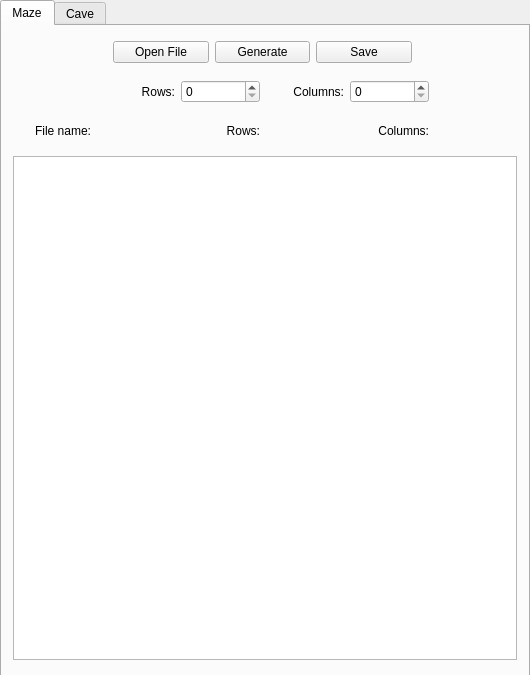
<?xml version="1.0" encoding="UTF-8"?>
<ui version="4.0">
 <class>MainWindow</class>
 <widget class="QMainWindow" name="MainWindow">
  <property name="geometry">
   <rect>
    <x>0</x>
    <y>0</y>
    <width>530</width>
    <height>675</height>
   </rect>
  </property>
  <property name="minimumSize">
   <size>
    <width>530</width>
    <height>675</height>
   </size>
  </property>
  <property name="maximumSize">
   <size>
    <width>530</width>
    <height>675</height>
   </size>
  </property>
  <property name="windowTitle">
   <string>SuperDuper Maze</string>
  </property>
  <property name="windowIcon">
   <iconset resource="../rsc.qrc">
    <normaloff>:/icon/maze_icon.ico</normaloff>:/icon/maze_icon.ico</iconset>
  </property>
  <widget class="QWidget" name="centralwidget">
   <property name="minimumSize">
    <size>
     <width>0</width>
     <height>0</height>
    </size>
   </property>
   <property name="maximumSize">
    <size>
     <width>16777215</width>
     <height>16777215</height>
    </size>
   </property>
   <widget class="QTabWidget" name="tabWidget">
    <property name="geometry">
     <rect>
      <x>0</x>
      <y>0</y>
      <width>530</width>
      <height>750</height>
     </rect>
    </property>
    <property name="minimumSize">
     <size>
      <width>0</width>
      <height>0</height>
     </size>
    </property>
    <property name="maximumSize">
     <size>
      <width>16777215</width>
      <height>16777215</height>
     </size>
    </property>
    <property name="currentIndex">
     <number>0</number>
    </property>
    <widget class="QWidget" name="maze_tab">
     <attribute name="title">
      <string>Maze</string>
     </attribute>
     <widget class="QWidget" name="verticalLayoutWidget">
      <property name="geometry">
       <rect>
        <x>10</x>
        <y>10</y>
        <width>501</width>
        <height>111</height>
       </rect>
      </property>
      <layout class="QVBoxLayout" name="verticalLayout_2">
       <item>
        <layout class="QHBoxLayout" name="horizontalLayout_5">
         <item>
          <widget class="QLabel" name="space_5">
           <property name="text">
            <string/>
           </property>
          </widget>
         </item>
         <item>
          <widget class="QPushButton" name="maze_open_pushButton">
           <property name="text">
            <string>Open File</string>
           </property>
          </widget>
         </item>
         <item>
          <widget class="QPushButton" name="maze_generate_pushButton">
           <property name="text">
            <string>Generate</string>
           </property>
          </widget>
         </item>
         <item>
          <widget class="QPushButton" name="maze_safe_pushButton">
           <property name="text">
            <string>Save</string>
           </property>
          </widget>
         </item>
         <item>
          <widget class="QLabel" name="space_6">
           <property name="text">
            <string/>
           </property>
          </widget>
         </item>
        </layout>
       </item>
       <item>
        <layout class="QHBoxLayout" name="horizontalLayout_4">
         <item>
          <widget class="QLabel" name="space_7">
           <property name="text">
            <string/>
           </property>
          </widget>
         </item>
         <item>
          <widget class="QLabel" name="maze_rows_label">
           <property name="text">
            <string>Rows:</string>
           </property>
           <property name="alignment">
            <set>Qt::AlignRight|Qt::AlignTrailing|Qt::AlignVCenter</set>
           </property>
          </widget>
         </item>
         <item>
          <widget class="QSpinBox" name="maze_rows_spinBox">
           <property name="maximum">
            <number>50</number>
           </property>
          </widget>
         </item>
         <item>
          <widget class="QLabel" name="maze_columns_label">
           <property name="text">
            <string>Columns:</string>
           </property>
           <property name="alignment">
            <set>Qt::AlignRight|Qt::AlignTrailing|Qt::AlignVCenter</set>
           </property>
          </widget>
         </item>
         <item>
          <widget class="QSpinBox" name="maze_columns_spinBox">
           <property name="maximum">
            <number>50</number>
           </property>
          </widget>
         </item>
         <item>
          <widget class="QLabel" name="space_8">
           <property name="text">
            <string/>
           </property>
          </widget>
         </item>
        </layout>
       </item>
       <item>
        <layout class="QHBoxLayout" name="horizontalLayout">
         <item>
          <widget class="QLabel" name="file_name_label">
           <property name="text">
            <string>File name:</string>
           </property>
           <property name="alignment">
            <set>Qt::AlignRight|Qt::AlignTrailing|Qt::AlignVCenter</set>
           </property>
          </widget>
         </item>
         <item>
          <widget class="QLabel" name="file_name">
           <property name="text">
            <string/>
           </property>
           <property name="wordWrap">
            <bool>false</bool>
           </property>
          </widget>
         </item>
         <item>
          <widget class="QLabel" name="open_maze_rows_label">
           <property name="text">
            <string>Rows:</string>
           </property>
           <property name="alignment">
            <set>Qt::AlignRight|Qt::AlignTrailing|Qt::AlignVCenter</set>
           </property>
          </widget>
         </item>
         <item>
          <widget class="QLabel" name="open_maze_rows">
           <property name="text">
            <string/>
           </property>
          </widget>
         </item>
         <item>
          <widget class="QLabel" name="open_maze_columns_label">
           <property name="text">
            <string>Columns:</string>
           </property>
           <property name="alignment">
            <set>Qt::AlignRight|Qt::AlignTrailing|Qt::AlignVCenter</set>
           </property>
          </widget>
         </item>
         <item>
          <widget class="QLabel" name="open_maze_columns">
           <property name="text">
            <string/>
           </property>
          </widget>
         </item>
        </layout>
       </item>
      </layout>
     </widget>
     <widget class="QGraphicsView" name="maze_widget">
      <property name="geometry">
       <rect>
        <x>11</x>
        <y>130</y>
        <width>504</width>
        <height>504</height>
       </rect>
      </property>
     </widget>
    </widget>
    <widget class="QWidget" name="cave_tab">
     <attribute name="title">
      <string>Cave</string>
     </attribute>
     <widget class="QWidget" name="verticalLayoutWidget_2">
      <property name="geometry">
       <rect>
        <x>10</x>
        <y>10</y>
        <width>511</width>
        <height>111</height>
       </rect>
      </property>
      <layout class="QVBoxLayout" name="verticalLayout">
       <item>
        <layout class="QHBoxLayout" name="horizontalLayout_1">
         <property name="spacing">
          <number>1</number>
         </property>
         <item>
          <widget class="QPushButton" name="cave_open_pushButton">
           <property name="text">
            <string>Open File</string>
           </property>
          </widget>
         </item>
         <item>
          <widget class="QPushButton" name="cave_generate_pushButton">
           <property name="text">
            <string>Generate</string>
           </property>
          </widget>
         </item>
         <item>
          <widget class="QPushButton" name="cave_auto_pushButton">
           <property name="enabled">
            <bool>false</bool>
           </property>
           <property name="text">
            <string>Auto Build</string>
           </property>
          </widget>
         </item>
         <item>
          <widget class="QPushButton" name="cave_stop_pushButton">
           <property name="enabled">
            <bool>false</bool>
           </property>
           <property name="text">
            <string>Stop Build</string>
           </property>
          </widget>
         </item>
         <item>
          <widget class="QPushButton" name="cave_step_pushButton">
           <property name="enabled">
            <bool>false</bool>
           </property>
           <property name="text">
            <string>Next Step</string>
           </property>
          </widget>
         </item>
        </layout>
       </item>
       <item>
        <layout class="QHBoxLayout" name="horizontalLayout_2">
         <property name="spacing">
          <number>1</number>
         </property>
         <item>
          <widget class="QLabel" name="label">
           <property name="maximumSize">
            <size>
             <width>105</width>
             <height>16777215</height>
            </size>
           </property>
           <property name="text">
            <string>Frequency, msec:</string>
           </property>
           <property name="alignment">
            <set>Qt::AlignRight|Qt::AlignTrailing|Qt::AlignVCenter</set>
           </property>
          </widget>
         </item>
         <item>
          <widget class="QSpinBox" name="cave_freq_spinBox">
           <property name="minimumSize">
            <size>
             <width>0</width>
             <height>0</height>
            </size>
           </property>
           <property name="maximumSize">
            <size>
             <width>79</width>
             <height>16777215</height>
            </size>
           </property>
           <property name="minimum">
            <number>1000</number>
           </property>
           <property name="maximum">
            <number>30000</number>
           </property>
           <property name="singleStep">
            <number>500</number>
           </property>
          </widget>
         </item>
         <item>
          <widget class="QLabel" name="cave_rows_label">
           <property name="minimumSize">
            <size>
             <width>80</width>
             <height>0</height>
            </size>
           </property>
           <property name="maximumSize">
            <size>
             <width>80</width>
             <height>16777215</height>
            </size>
           </property>
           <property name="text">
            <string>Rows:</string>
           </property>
           <property name="alignment">
            <set>Qt::AlignRight|Qt::AlignTrailing|Qt::AlignVCenter</set>
           </property>
          </widget>
         </item>
         <item>
          <widget class="QSpinBox" name="cave_rows_spinBox">
           <property name="maximumSize">
            <size>
             <width>79</width>
             <height>16777215</height>
            </size>
           </property>
           <property name="maximum">
            <number>50</number>
           </property>
          </widget>
         </item>
         <item>
          <widget class="QLabel" name="cave_columns_label">
           <property name="maximumSize">
            <size>
             <width>79</width>
             <height>16777215</height>
            </size>
           </property>
           <property name="text">
            <string>Columns:</string>
           </property>
           <property name="alignment">
            <set>Qt::AlignRight|Qt::AlignTrailing|Qt::AlignVCenter</set>
           </property>
          </widget>
         </item>
         <item>
          <widget class="QSpinBox" name="cave_columns_spinBox">
           <property name="maximumSize">
            <size>
             <width>79</width>
             <height>16777215</height>
            </size>
           </property>
           <property name="maximum">
            <number>50</number>
           </property>
          </widget>
         </item>
        </layout>
       </item>
       <item>
        <layout class="QHBoxLayout" name="horizontalLayout_3">
         <property name="spacing">
          <number>1</number>
         </property>
         <item>
          <widget class="QLabel" name="cave_chance_label">
           <property name="maximumSize">
            <size>
             <width>105</width>
             <height>16777215</height>
            </size>
           </property>
           <property name="text">
            <string>Chance for                      born of a cell:</string>
           </property>
           <property name="alignment">
            <set>Qt::AlignRight|Qt::AlignTrailing|Qt::AlignVCenter</set>
           </property>
           <property name="wordWrap">
            <bool>true</bool>
           </property>
          </widget>
         </item>
         <item>
          <widget class="QSpinBox" name="cave_chance_spinBox">
           <property name="maximumSize">
            <size>
             <width>79</width>
             <height>16777215</height>
            </size>
           </property>
           <property name="maximum">
            <number>7</number>
           </property>
           <property name="singleStep">
            <number>1</number>
           </property>
          </widget>
         </item>
         <item>
          <widget class="QLabel" name="cave_birth_label">
           <property name="maximumSize">
            <size>
             <width>79</width>
             <height>16777215</height>
            </size>
           </property>
           <property name="text">
            <string>Birth of a cell:</string>
           </property>
           <property name="alignment">
            <set>Qt::AlignRight|Qt::AlignTrailing|Qt::AlignVCenter</set>
           </property>
           <property name="wordWrap">
            <bool>true</bool>
           </property>
          </widget>
         </item>
         <item>
          <widget class="QSpinBox" name="cave_birth_spinBox">
           <property name="maximumSize">
            <size>
             <width>79</width>
             <height>16777215</height>
            </size>
           </property>
           <property name="maximum">
            <number>7</number>
           </property>
          </widget>
         </item>
         <item>
          <widget class="QLabel" name="cave_death_label">
           <property name="maximumSize">
            <size>
             <width>79</width>
             <height>16777215</height>
            </size>
           </property>
           <property name="text">
            <string>&lt;html&gt;&lt;head/&gt;&lt;body&gt;&lt;p align=&quot;right&quot;&gt;Death &lt;br/&gt;of a cell:&lt;/p&gt;&lt;/body&gt;&lt;/html&gt;</string>
           </property>
           <property name="alignment">
            <set>Qt::AlignRight|Qt::AlignTrailing|Qt::AlignVCenter</set>
           </property>
           <property name="wordWrap">
            <bool>true</bool>
           </property>
          </widget>
         </item>
         <item>
          <widget class="QSpinBox" name="cave_death_spinBox">
           <property name="maximumSize">
            <size>
             <width>79</width>
             <height>16777215</height>
            </size>
           </property>
           <property name="maximum">
            <number>7</number>
           </property>
          </widget>
         </item>
        </layout>
       </item>
      </layout>
     </widget>
     <widget class="QGraphicsView" name="cave_widget">
      <property name="geometry">
       <rect>
        <x>11</x>
        <y>130</y>
        <width>504</width>
        <height>504</height>
       </rect>
      </property>
     </widget>
    </widget>
   </widget>
  </widget>
 </widget>
 <resources>
  <include location="../rsc.qrc"/>
 </resources>
 <connections/>
</ui>
